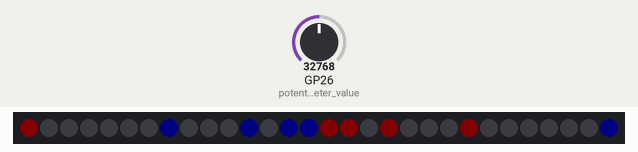
Bench run of a program on a simulated Raspberry Pi Pico running MicroPython. Shown: 30 RGB LEDs in strip order, left to right. Inputs (shaded band) come from the test bench; at power-on: GP26 (potentiometer_value) = 32768 (analog values on the 0–65535 scale). Dim RGB values are drawn brighter than linear; random numbers come from a fixed seed.

Above: at 1.2 s.
1.3 s: GP26 (potentiometer_value) set to 7864
At 2.1 s:
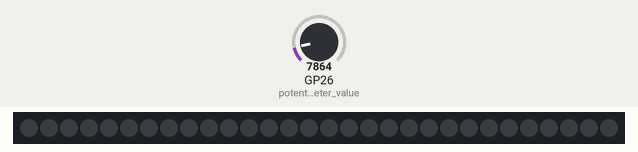
2.8 s: GP26 (potentiometer_value) set to 19660
At 3.6 s:
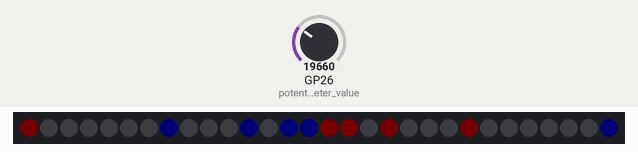
4.3 s: GP26 (potentiometer_value) set to 0
At 5.5 s:
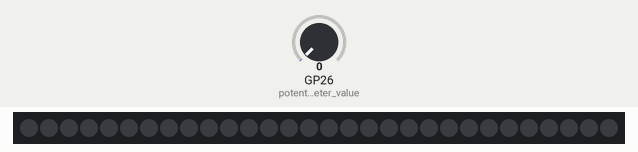
5.8 s: GP26 (potentiometer_value) set to 32767
At 6.8 s:
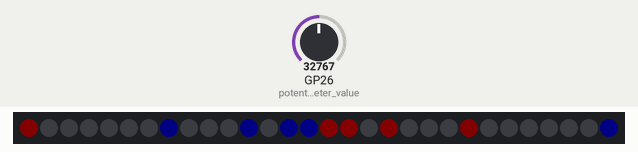
Timing chart, 0 to 8.3 s (numbered marks = the images above; inputs shaded):
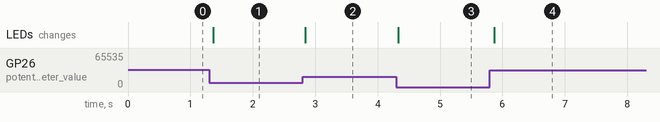

The program:

Equalizer.py
```python
import time
from neopixel import Neopixel
#from machine import Pin
import machine
import math
import utime
import FFT
machine.freq(270000000)


numpix = 30
pin = 29
pixels = Neopixel(numpix, 0, pin, "GRBW")

white = (255,255,255,255)
yellow = (155, 50, 0)
orange = (155, 50, 0)
green = (0, 155, 0)
blue = (0, 0, 155)
red = (155, 0, 0)
color0 = red

BRIGHTNESS = 100
pixels.brightness(BRIGHTNESS)

pixels.fill(orange)
pixels.set_pixel_line_gradient(0, 29, red, blue)
pixels.show()


def sum_list(lst):
    su = 0
    for n in lst:
        for k in n:
            su +=k
    return su

def disco_ball(led_values):
    new_values = []
    if sum_list(led_values)/255<15:
        for n in range(len(led_values)-1):
            rand = random.random()
            if rand < 0.33:
                led_values[n][0]=155
            elif rand > 0.66:
                led_values[n][1]=155
            else:
                led_values[n][2]=155

    k = sum_list(led_values)/255/8
    for i in range(len(led_values)):
        r, g, b, w = led_values[i]
        if random.random() < 0.5:
            # randomly switch red and green channels
            r, g = g, r
        if random.random() > 0.5:
            # randomly switch blue and white channels
            b, g = g, b
        # randomly adjust color intensity

        intensity = random.uniform(0.5/k, 1.3/k)
        r, g, b = [int(round(c * intensity)) for c in (r, g, b)]
        new_values.append([r, g, b, w])
    return new_values

def set_arr(arr):
    for i, n in enumerate(arr):
        pixels.set_pixel(i, (n))

def get():
    arr = list()
    for n in range(numpix):
        arr.append(list(pixels.get_pixel(n)))
    return arr

def shift(lst, n):
    """
    Shifts the elements of the list `lst` by `n` positions to the right.
    If `n` is negative, the elements are shifted to the left.
    """
    if len(lst) <= 1:
        return lst  # nothing to shift

    n = n % len(lst)  # ensure `n` is within bounds
    if n == 0:
        return lst  # no need to shift

    return lst[-n:] + lst[:-n] if n > 0 else lst[-n:] + lst[:-n]

def move(by):
    arr = shift(get(), by)

    set_arr(arr)
    pixels.show()


    #set_arr(shift(get(), 2))
    #pixels.show()

while True:
    data = FFT.get_FFT()

    n = 31  # number of output values
    count = 64
    step = 2  # step size for selecting values
    output = []  # list to hold the output values


    for i in range(1, n):
        start = i * step
        end = start + step
        chunk = data[start:end]
        chunk2 = data[-end:-start]
        avg = sum(chunk) / step
        avg2 = sum(chunk2) / step


        R = max(round(avg)*5-50,0)
        G = 0
        B = max(round(avg2)*5-50,0)
        #G = max(0,G-R)
        #B = B - R/2
        output.append((R,G,B))


    #print(output)
    set_arr(output)
    #pixels.show()
    move(15)
    pixels.show()
```

FFT.py
```python
import math
import cmath
from machine import ADC
potentiometer_value = ADC(26)


sr = 128
x = [0] * sr


# recursive implementation of Cooley-Tukey FFT algorithm
def FFT(x):
    N = len(x)
    if N is 1:
        return x
    else:
        X_even = FFT(x[::2])
        X_odd = FFT(x[1::2])

        factor = [complex(cmath.exp(-2j * 3.14 * k / N), 0) for k in range(N)]
        X = [0] * N
        for k in range(N//2):
            X[k] = X_even[k] + factor[k] * X_odd[k]
            X[k+N//2] = X_even[k] + factor[k+N//2] * X_odd[k]

        return X


def get_FFT():

    for n in range(sr):
        x[n] = potentiometer_value.read_u16()


    # sampling interval
    ts = 5/sr

    t = (i*ts for i in range(sr))

    N = sr//2

    X = FFT(x)

    # calculate the frequency


    freq = [i/(N*ts) for i in range(N)]

    n_oneside = N #// 2


    # get the one-side frequency
    #f_oneside = freq[:n_oneside]

    # normalize the amplitude
    X_oneside = [abs(X[i]) / n_oneside for i in range(n_oneside)]

    return X_oneside


if __name__=="__main__":
    import time
    t1 = time.ticks_ms()
    for n in range(4):
        print(len(get_FFT()))
    t2 = time.ticks_ms()
    print("Time=%s" % ( (t2 - t1)/n))
```

Measured:
- after the input at 1.3 s, the LEDs: change after 0.07 s (image 1)
- after the input at 2.8 s, the LEDs: change at once (image 2)
- after the input at 4.3 s, the LEDs: change at once (image 3)
- after the input at 5.8 s, the LEDs: change after 0.07 s (image 4)
